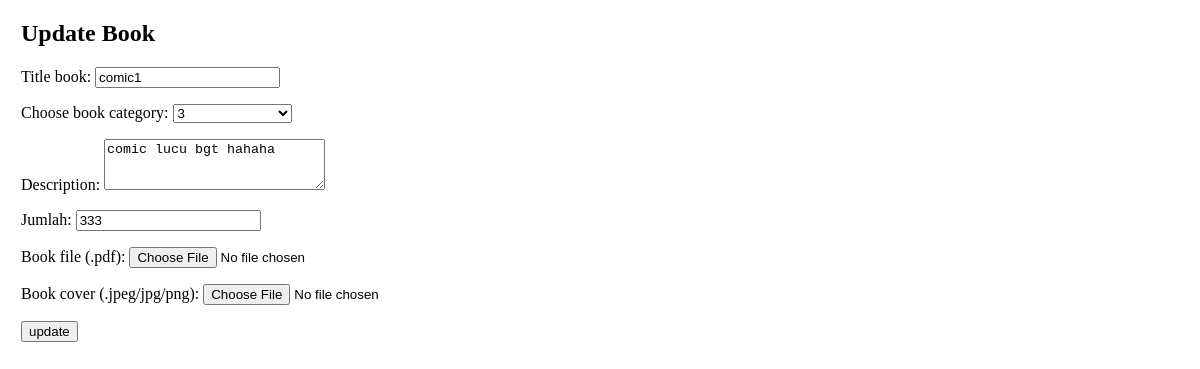
Page /book_update.php?id=3 on the committed database.
### tables this page shows
CREATE TABLE `book` (
  `id_book` int(11) NOT NULL,
  `user` int(11) NOT NULL,
  `title_book` varchar(255) NOT NULL,
  `category_book` varchar(255) NOT NULL,
  `description_book` varchar(255) NOT NULL,
  `jumlah` int(11) NOT NULL,
  `file_book` varchar(255) NOT NULL,
  `cover_book` varchar(255) NOT NULL
);

### book_update.php (the view, shortened to what this page needs)
<?php
include 'conn.php';
if(isset($_GET['id'])){
    $id = $_GET['id'];
}else{
    echo "ID not found";
    exit;
}
$query = "SELECT * FROM book WHERE id_book=$id";
$result = $conn->query($query);
if ($result->num_rows > 0) {
    $data = $result->fetch_assoc();
} else {
    echo "Data not found";
    exit;
}
?>
<!DOCTYPE html>
<html lang="en">
<head>
    <link rel="stylesheet" href="style.css">
</head>
<body>
    <div style="padding-left:13px">
        <h2>Update Book</h2>
        <form method="POST" action="" enctype="multipart/form-data">
        <p>
            <label for="title_book">Title book:</label>
            <input type="text" name="title_book" value="<?php echo $data['title_book']; ?>">
            <br />
        </p>
        <p>
            <label for = "category_book">Choose book category:</label>
            <select name = "category_book" >
            <option value="<?php echo $data['category_book']; ?>"><?php echo $data['category_book']; ?></option>
            </select>
        </p>
        <p>
            <label for="description_book">Description:</label>
            <textarea rows = 3 cols = 25 name = "description_book" text><?php echo $data['description_book']; ?></textarea>
        </p>
        <p>
            <label for="jumlah">Jumlah:</label>
            <input type="number" name="jumlah" value="<?php echo $data['jumlah']; ?>">
        </p>
        <p>
            <label for="file_book">Book file (.pdf):</label>
            <input type="file" name="file_book" value="<?php echo $data['file_book']; ?>">
        </p>
        <p>
            <label for="cover_book">Book cover (.jpeg/jpg/png):</label>
            <input type="file" name="cover_book" value="<?php echo $data['cover_book']; ?>">
        </p>
            <input type="submit" value="update" name ="submit">
        </form>
    </div>
</body>
</html>

### rows in the picture
book: title_book "comic1", category_book "3", description_book "comic lucu bgt hahaha", jumlah "333"
